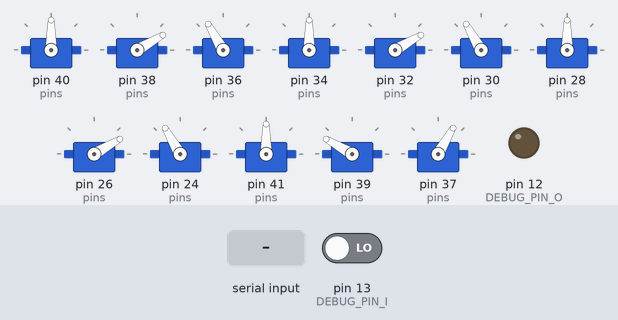
The sketch below on a simulated Arduino Uno, built with avr-gcc and run on an emulated ATmega328P. Shown: 12 × servo, output pins drawn as LEDs (lit = HIGH). The test bench sets the inputs (shaded band); at power-on: pin 13 (DEBUG_PIN_I) LOW. What the sketch prints to the serial monitor is not drawn.

Above: at 8.7 s.
8.8 s: "90,45\n" received over Serial
At 11.7 s:
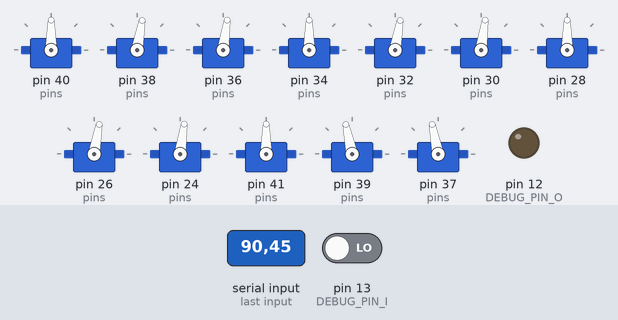
11.8 s: "30,150\n" received over Serial
At 14.25 s:
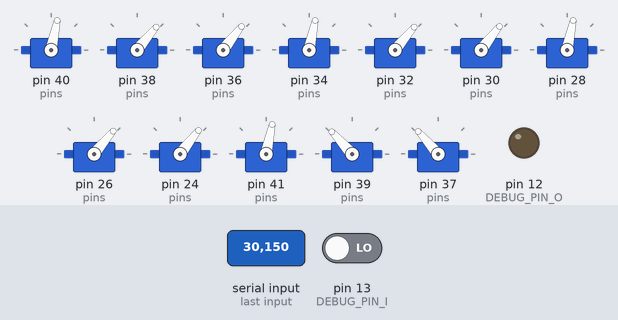
14.8 s: "90\n" received over Serial
At 15.5 s:
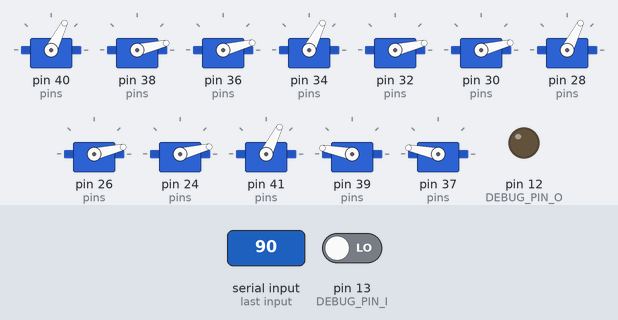
16.3 s: "5\n" received over Serial
19.3 s: "90,45\n" received over Serial
At 22.1 s:
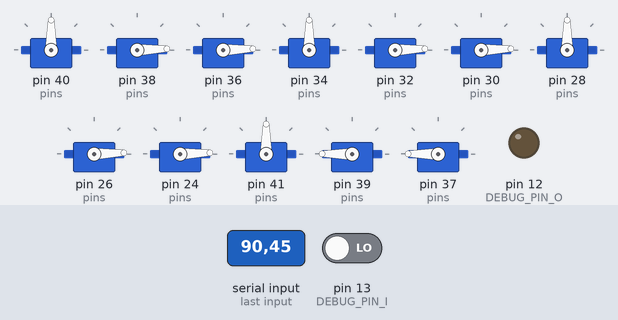
22.3 s: "30,150\n" received over Serial
At 25.07 s:
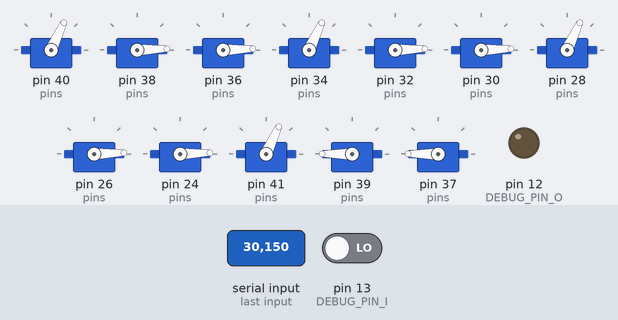
Timing chart, 0 to 26.3 s (numbered marks = the images above; inputs shaded):
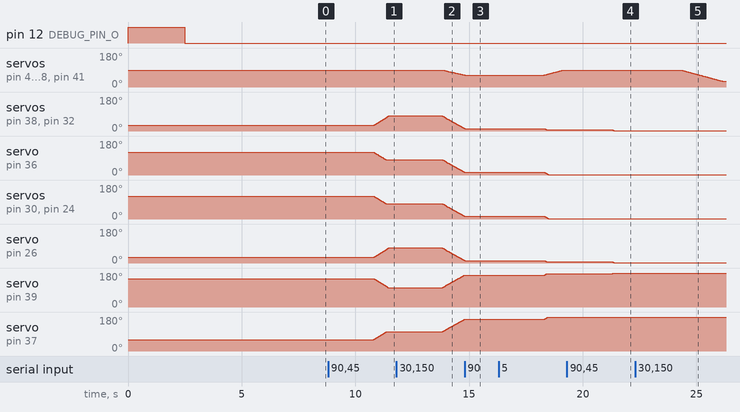

Measured:
- after the input at 8.8 s, servo on pin 38 (pins): moves from 30° to 80° over 0.65 s, starting after 2.0 s; servo on pin 36 (pins): moves from 120° to 82° over 0.50 s, starting after 2.0 s
- after the input at 11.8 s, servo on pin 40 (pins): moves from 90° to 64° over 0.92 s, starting after 2.0 s; servo on pin 38 (pins): moves from 80° to 14° over 0.96 s, starting after 2.0 s
- after the input at 14.8 s, servo on pin 40 (pins): goes on until 14.8 s, then stays 63°; servo on pin 38 (pins): goes on until 14.8 s, then stays 13°
- after the input at 19.3 s, servo on pin 38 (pins), servo on pin 32 (pins), servo on pin 26 (pins): 7° → 2° after 2.0 s; servo on pin 39 (pins): 175° → 180° after 2.0 s
- after the input at 22.3 s, servo on pin 40 (pins), servo on pin 34 (pins), servo on pin 28 (pins), servo on pin 41 (pins): moves from 90° to 31° over 1.8 s, starting after 2.0 s

The sketch:

servo_slow_movement.ino
```cpp
#include "ResetMovement.h"
#include "test.h"
#include <Arduino.h>
#include <StandardCplusplus.h>
#include "HexaLeg.h"
#include <Servo.h>
#include <Timer.h>

#define DEBUG_OUTPUT

enum
{
    SERVO_COUNT         = 3,
    LEG_COUNT           = 6,
    TOTAL_SERVOS        = SERVO_COUNT * LEG_COUNT,
    DEBUG_PIN_I         = 13,
    DEBUG_PIN_O         = 12,
    MIN_MICROS          = 550,
    MAX_MICROS          = 2400
};

Servo servos[SERVO_COUNT];

unsigned long oldTime = 2L;
unsigned long timeMS = 2L;

HexaLeg * legs[LEG_COUNT];

int speeds[TOTAL_SERVOS][4] =
{
    {500, 2150, 500, 2150}, // Leg 1
    {500, 2150, 500, 2150},
    {500, 2200, 500, 2200},

    {500, 2150, 500, 2150}, // Leg 1
    {500, 2150, 500, 2150},
    {500, 2200, 500, 2200},

    {500, 2150, 500, 2150}, // Leg 1
    {500, 2150, 500, 2150},
    {500, 2200, 500, 2200},

    {500, 2150, 500, 2150}, // Leg 1
    {500, 2150, 500, 2150},
    {500, 2200, 500, 2200},

    {500, 2150, 500, 2150}, // Leg 1
    {500, 2150, 500, 2150},
    {500, 2200, 500, 2200},

    {500, 2150, 500, 2150}, // Leg 1
    {500, 2150, 500, 2150},
    {500, 2200, 500, 2200},

    // Leg 2 ...
};

// {tibia, femur, coxa}
uint8_t pins[6][3] =
{
    //{41, 37, 35},
    {40, 38, 36},
    {34, 32, 30},
    {28, 26, 24},

    {41, 39, 37},
    {35, 33, 31},
    {29, 27, 25}
};

bool IS_DEBUG_MODE      = false;

void setup()
{
    Serial.begin(115200);

    pinMode(DEBUG_PIN_I, INPUT);
    pinMode(DEBUG_PIN_O, OUTPUT);
    digitalWrite(DEBUG_PIN_O, HIGH);
    delay(500);

    if (digitalRead(DEBUG_PIN_I) == HIGH)
    {
        Serial.println("DEBUG MODE");
        IS_DEBUG_MODE = true;
    }

    delay(2000);

    digitalWrite(DEBUG_PIN_O, LOW);


    // Init servos, move to 180°
    for (int i=0; i< LEG_COUNT; ++i)
    {
        bool inv = i > 2;
        legs[i] = new HexaLeg(&(pins[i]), *(speeds + i), inv);

        if (IS_DEBUG_MODE)
        {
            Serial.print("debug movement");
            legs[i]->AddSequence(new StandupMovement(inv));
        }
        else
            legs[i]->AddSequence(new MovementSequence(inv));
    }

    delay(5000);
    oldTime = micros();
}

int oldAngles[3] = {90, 90, 90};
int tarAngles[3] = {90, 90, 90};
char buf2[5];

void ReceiveSerial()
{
    int tgt[3] = {0, 0, 0};

    for (int i = 0; i < 3; ++i)
    {
        for (int j = 0; j < 5; ++j)
            buf2[j] = 0;

        size_t size = Serial.readBytesUntil(' ', buf2, 5);
        char temp[5];
        for (int j = 0; j <= size; ++j)
            temp[j] = buf2[j];
        tgt[i] = atoi(temp);
    }

    for (int i=0; i< LEG_COUNT; ++i)
    {
        bool inv = i > 2;

        legs[i]->AddSequence(new TargetedMovement(inv, 90));
        legs[i]->SetTargetAngle(SEGMENT_COXA, tgt[SEGMENT_COXA], false);
        legs[i]->SetTargetAngle(SEGMENT_FEMUR, tgt[SEGMENT_FEMUR], inv);
        legs[i]->SetTargetAngle(SEGMENT_TIBIA, tgt[SEGMENT_TIBIA], inv);
    }

    while (Serial.available())
        Serial.read();
}

void loop()
{
    if (Serial.available())
        ReceiveSerial();

    timeMS = micros();
    if (timeMS > oldTime)
    {
        for (int i=0; i< LEG_COUNT; ++i)
        {
            legs[i]->UpdateServos();
        }
        oldTime = micros() + 5000;
    }
}
```

Defines.h
```cpp
#ifndef DEFINES_H
#define DEFINES_H

enum LegSegments
{
    SEGMENT_COXA,
    SEGMENT_FEMUR,
    SEGMENT_TIBIA,
    TOTAL_SEGMENTS
};

static const char* SegToText[TOTAL_SEGMENTS] =
{
    "SEGMENT_COXA",
    "SEGMENT_FEMUR",
    "SEGMENT_TIBIA",
};

#endif
```

HexaLeg.h
```cpp
#ifndef HEXA_LEG
#define HEXA_LEG

#include "HexaLegSegment.h"
#include "MovementSequence.h"

//#include "Arduino.h"

#define SPEED_STOP 1.0f

enum
{
    DEFAULT_SPEED       = 11, // average 11 µS width per 1°
    PULSE_DELAY
};

class HexaLeg
{
public:
    HexaLeg(uint8_t (*pins)[3], int * valArray, bool inversed);

    void UpdateServos();

    void MoveSegment(uint8_t index, uint16_t angle, float speed = 1.0f, bool forced = true);
    void MoveSegmentDeg(uint8_t index, uint16_t angle, float speed = 1.0f, bool forced = true);
    void StopSegment(uint8_t index);

    void AddSequence(MovementSequence * vec);
    bool legInversed;

    void SetTargetAngle(int index, int angle, bool inversed);

private:
    MovementSequence * sequence;
    HexaLegSegment * segments[TOTAL_SEGMENTS];
    uint64_t sequenceTimer[TOTAL_SEGMENTS];
    int * speedArr;
};

#endif
```

HexaLeg.ino
```cpp
//#include "Arduino.h"
#include "HexaLeg.h"
#include "HexaLegSegment.h"
#include "TripodMovement.h"

#define TO_PULSE(a) map(a, 0, 180, MIN_MICROS, MAX_MICROS);

//#define HEX_LEG_DEBUG

HexaLegSegment::HexaLegSegment(uint8_t _pin, int * valArray, bool digital, int degree) : moveStatus(false), speedMod(1.0f), isDigital(digital), pin(_pin)
{
    current_angle = 0;
    target_angle = 0;
    servo = new Servo();

    servo->attach(_pin, MIN_MICROS, MAX_MICROS, MIN_MICROS, MAX_MICROS);
    servo->write(degree); // init
}

HexaLeg::HexaLeg(uint8_t (*pins)[3], int * valArray, bool inversed)
{
    sequence = NULL;
    speedArr = valArray;
    legInversed = inversed;

    for (int i = 0; i < TOTAL_SEGMENTS; ++i)
    {
        segments[i] = NULL;
    }

    // Position after start
    int angles[3] =
    {
        90,  // SEGMENT_COXA
        30,  // SEGMENT_FEMUR
        120   // SEGMENT_TIBIA
        //inversed ? 60 : 120
    };

    for (uint8_t i = 0; i < TOTAL_SEGMENTS; ++i)
    {
        uint16_t angle = Movement::calcAngle(angles[i], inversed);

        //char buf[255];
        //sprintf(buf, "Inversed: %u, segment: %s, angle: %u, result: %u", inversed, SegToText[i], angles[i], angle);
        //Serial.println(buf);

        segments[i] = new HexaLegSegment((pins[0][i]), &valArray[i * 4], false/*i == SEGMENT_COXA*/, angle);

        segments[i]->current_angle = TO_PULSE(angle);
        segments[i]->target_angle = TO_PULSE(angle);

        segments[i]->moveStatus = true;
        sequenceTimer[i] = 0;
    }
}

void HexaLeg::AddSequence(MovementSequence * vec)
{
    if (sequence != NULL)
    {
        delete sequence;
    }

    if (vec)
        vec->Init();
    sequence = vec;
    for (uint8_t i = 0; i < TOTAL_SEGMENTS; ++i)
        sequenceTimer[i] = 0;
}

// Needed to enable servo movement with specific speeds
void HexaLeg::UpdateServos()
{
    HexaLegSegment * servo;

    for (int i=0; i< TOTAL_SEGMENTS; ++i)
    {
         servo = segments[i];

        if (!servo || !sequence)
        {
            continue;

    Serial.println("no sequence");
        }

        if (servo->moveStatus == false)
        {
            if (sequenceTimer[i] >= millis())
                continue;

            if (!sequence->HasSequence(i))
                continue;

            const Movement * move = sequence->GetNextSequence(i);

            if (!move)
            {
                continue;
            }

#ifdef HEX_LEG_DEBUG
            Serial.print(SegToText[i]);
            Serial.print("\t");
            Serial.print(servo->target_angle);
            Serial.print(" angle ");
            Serial.print(move->angle);
            Serial.print("\t");
            Serial.println(move->speed);
#endif

            if (move->speed != 0)
                MoveSegmentDeg(i, move->angle, move->speed);

                if (segments[i]->isDigital)
                    segments[i]->reattach();
            sequenceTimer[i] = move->delay + millis();

            sequence->ClearTop(i);
            continue;
        }
        else
        {
            bool done = false;

            if (segments[i]->moveStatus == false)
            {
#ifdef HEX_LEG_DEBUG
                Serial.print(SegToText[i]);
                Serial.print(" is stopped.");
#endif
                continue;
            }

            // Check if we need to move further

            if (abs(servo->current_angle - servo->target_angle) > 11.0f / 3 *  servo->speedMod)
            {
                int8_t direction = (servo->target_angle < servo->current_angle) ? -1 : 1;

                servo->current_angle += direction  * servo->speedMod;
                servo->move(servo->current_angle);

                if (!sequence->_infinite &&  abs(servo->current_angle - servo->target_angle) <= 11.0f / 3 * servo->speedMod)
                    done = true;
            }
            else if (!sequence->_infinite)
                done = true;

            if (done)
            {
                segments[i]->moveStatus = false;
                if (segments[i]->isDigital)
                    segments[i]->detach();

#ifdef HEX_LEG_DEBUG
                Serial.print(SegToText[i]);
                Serial.println(" done");
#endif
            }
        }
    }
}

// Move by pulse length
void HexaLeg:: MoveSegment(uint8_t index, uint16_t angle, float speed, bool forced)
{
    if (segments[index]->moveStatus == false && !forced)
        return;

    segments[index]->target_angle = angle;
    segments[index]->speedMod = speed;
    segments[index]->moveStatus = true;
}

// Move by degree
void HexaLeg:: MoveSegmentDeg(uint8_t index, uint16_t angle, float speed, bool forced)
{
    if (segments[index]->moveStatus == false && !forced)
        return;

    angle = TO_PULSE(angle);

    segments[index]->target_angle = angle;
    segments[index]->speedMod = speed;
    segments[index]->moveStatus = true;
}

void HexaLeg::StopSegment(uint8_t index)
{
    segments[index]->moveStatus = false;
}

void HexaLeg::SetTargetAngle(int index, int angle, bool inversed)
{
    segments[index]->target_angle = TO_PULSE(Movement::calcAngle(angle, inversed));
}
```

HexaLegSegment.h
```cpp
#ifndef HEXA_LEG_SEG
#define HEXA_LEG_SEG
#include <Servo.h>
//#include "C:\arduino-1.0.1\Arduino\libraries\Servo\Servo.h"

struct HexaLegSegment
{
    HexaLegSegment() {}
    HexaLegSegment(uint8_t pin, int * valArray, bool digital, int degree);

    void move(int val) { servo->writeMicroseconds(val); }

    void reattach() { servo->attach(pin); }
    void detach() { servo->detach(); }

    unsigned int current_angle;
    unsigned int target_angle;
    bool moveStatus;
    float speedMod;
    bool isDigital;
    uint8_t pin;

private:
    Servo * servo;
};

#endif
```

HexaLegSegment.ino
```cpp
#include "HexaLegSegment.h"
```

MovementSequence.cpp
```cpp
#include "MovementSequence.h"
#include "Arduino.h"

MovementSequence::MovementSequence(bool inversed, bool infinite)
{
    for (int i=0; i<3; ++i)
        movement[i].clear();

    _inversed = inversed;
    _infinite = infinite;
}

void MovementSequence::Init()
{
    int delay = 3000;
    float speed = 1.0f;
    Serial.println("MovementSequence init");
    /*movement[SEGMENT_TIBIA].push_back(Movement(90, 0.3f, 0, _inversed));
    movement[SEGMENT_FEMUR].push_back(Movement(90, 0.3f, 0, _inversed));
    movement[SEGMENT_COXA].push_back(Movement(90, 0.3f, 0, _inversed));
    bool inversed = false;
    for (int i = 0; i < 8; ++i)
    {
        movement[SEGMENT_TIBIA].push_back(Movement(90, speed, delay, _inversed));
        movement[SEGMENT_FEMUR].push_back(Movement(20, speed, delay, _inversed));
        movement[SEGMENT_COXA].push_back(Movement(90, speed, delay, inversed));

        movement[SEGMENT_TIBIA].push_back(Movement(120, speed, delay, _inversed));
        movement[SEGMENT_FEMUR].push_back(Movement(60, speed, delay, _inversed));
        movement[SEGMENT_COXA].push_back(Movement(45, speed, delay, inversed));

        movement[SEGMENT_TIBIA].push_back(Movement(120, 3.0f, 2000, _inversed));
        movement[SEGMENT_FEMUR].push_back(Movement(60, 3.0f, 2000, _inversed));
        movement[SEGMENT_COXA].push_back(Movement(155, 3.0f, 2000, inversed));
    }*/
}

/* RANDOM TEST STUFF */

void DebugResetMovement::Init()
{
    Serial.println("DebugResetMovement init");

    int delay = 8000;

    delay = 300000;

    movement[SEGMENT_TIBIA].push_back(Movement(90, 5.0f, delay, _inversed));
    movement[SEGMENT_FEMUR].push_back(Movement(90, 5.0f, delay, _inversed));
    movement[SEGMENT_COXA].push_back(Movement(90, 5.0f, delay, _inversed));

    movement[SEGMENT_TIBIA].push_back(Movement(135, 2.0f, delay, _inversed));
    movement[SEGMENT_FEMUR].push_back(Movement(80, 2.0f, delay, _inversed));
    movement[SEGMENT_COXA].push_back(Movement(90, 2.0f, delay, _inversed));

    movement[SEGMENT_TIBIA].push_back(Movement(90, 2.0f, delay, _inversed));
    movement[SEGMENT_FEMUR].push_back(Movement(80, 2.0f, delay, _inversed));
    movement[SEGMENT_COXA].push_back(Movement(90, 2.0f, delay, _inversed));
}
```

MovementSequence.h
```cpp
#ifndef MOV_SEQ_H
#define MOV_SEQ_H

#include "stdint.h"
#include "Defines.h"
#include "HardwareSerial.h"
#include <vector>
#include <deque>

struct Movement
{
    Movement(uint16_t _angle, float _speed, uint16_t _delay, bool inversed = false) : angle(calcAngle(_angle, inversed)), speed(_speed), delay(_delay) {}
    uint16_t angle;
    float speed;
    uint16_t delay;

    static uint16_t calcAngle(int16_t angle, bool inversed) {
        if (!inversed || angle == 90)
        {
            return angle;
        }

        int diff = angle - 90;

        return 90 - diff;
    }
};

struct MovementSequence
{
    MovementSequence(bool inversed, bool infinite = false);
    virtual ~MovementSequence() {}

    virtual void Init();

    bool HasSequence(uint8_t index) { return !(movement[index].empty()); }
    const Movement * GetNextSequence(uint8_t index) const { return &movement[index].front(); }
    void ClearTop(uint8_t index) { movement[index].pop_front(); }
    bool _infinite;

protected:
    std::deque<Movement> movement[TOTAL_SEGMENTS];
    bool _inversed;
};

struct DebugResetMovement : public MovementSequence
{
    DebugResetMovement(bool inversed) : MovementSequence(inversed) {}

    void Init();
};

struct StandupMovement : public MovementSequence
{
    StandupMovement(bool inversed) : MovementSequence(inversed) {}

    void Init()
    {
        Serial.println("StandupMovement init");
        movement[SEGMENT_TIBIA].push_back(Movement(90, 2.0f, 1000, _inversed));
        movement[SEGMENT_FEMUR].push_back(Movement(90, 2.0f, 1000, _inversed));
        movement[SEGMENT_COXA].push_back(Movement(90, 2.0f, 1000, _inversed));
    };
};

struct TargetedMovement : public MovementSequence
{
    TargetedMovement(bool inversed, uint16_t angle) : MovementSequence(inversed)
    {
        _angle = angle;
        _inversed = inversed;
        _infinite = true;
    }

    void Init()
    {
        movement[SEGMENT_TIBIA].push_back(Movement(80, 5.0f, 1000, _inversed));
        movement[SEGMENT_FEMUR].push_back(Movement(80, 5.0f, 1000, _inversed));
        movement[SEGMENT_COXA].push_back(Movement(_angle, 2.0f, 1000, false));
    };
private:
    uint16_t _angle;
};

typedef std::vector<MovementSequence> SequenceContainer;

#endif // !
```

ResetMovement.cpp
```cpp
//
//
//

#include "TripodMovement.h"

struct ResetMovement : public MovementSequence
{
    void Init()
    {
        //Serial.println("initial");
        movement[0].push_back(Movement(15, 1.0f, 0));
        movement[1].push_back(Movement(60, 1.0f, 0));
        movement[2].push_back(Movement(90, 1.0f, 0));
    }
};
```

ResetMovement.h
```cpp
// ResetMovement.h

#ifndef _RESETMOVEMENT_h
#define _RESETMOVEMENT_h

#if defined(ARDUINO) && ARDUINO >= 100
	#include "Arduino.h"
#else
	#include "WProgram.h"
#endif

class ResetMovement
{
 private:


 public:
	void init();
};

extern ResetMovement RESETMOVEMENT;

#endif
```

TripodMovement.h
```cpp
#ifndef TRIPOD
#define TRIPOD

#include "HexaLeg.h"

//static const std::vector<Movement> tripodGeneric[] =
//{
//    {0, SPEED_STOP, 0},
//    {{150, 1.0f, 1000}, {90, 1.0f, 0}},
//    {{0, SPEED_STOP, 1000}, {180, 5.0f, 0}}
//};


#endif
```

test.cpp
```cpp
//
//
//

#include "test.h"
#include "StandardCplusplus.h"
#include <list>

void test::init()
{


}


test TEST;
```

test.h
```cpp
// test.h

#ifndef _TEST_h
#define _TEST_h

#if defined(ARDUINO) && ARDUINO >= 100
	#include "Arduino.h"
#else
	#include "WProgram.h"
#endif

class test
{
 private:


 public:
	void init();
};

extern test TEST;

#endif
```
